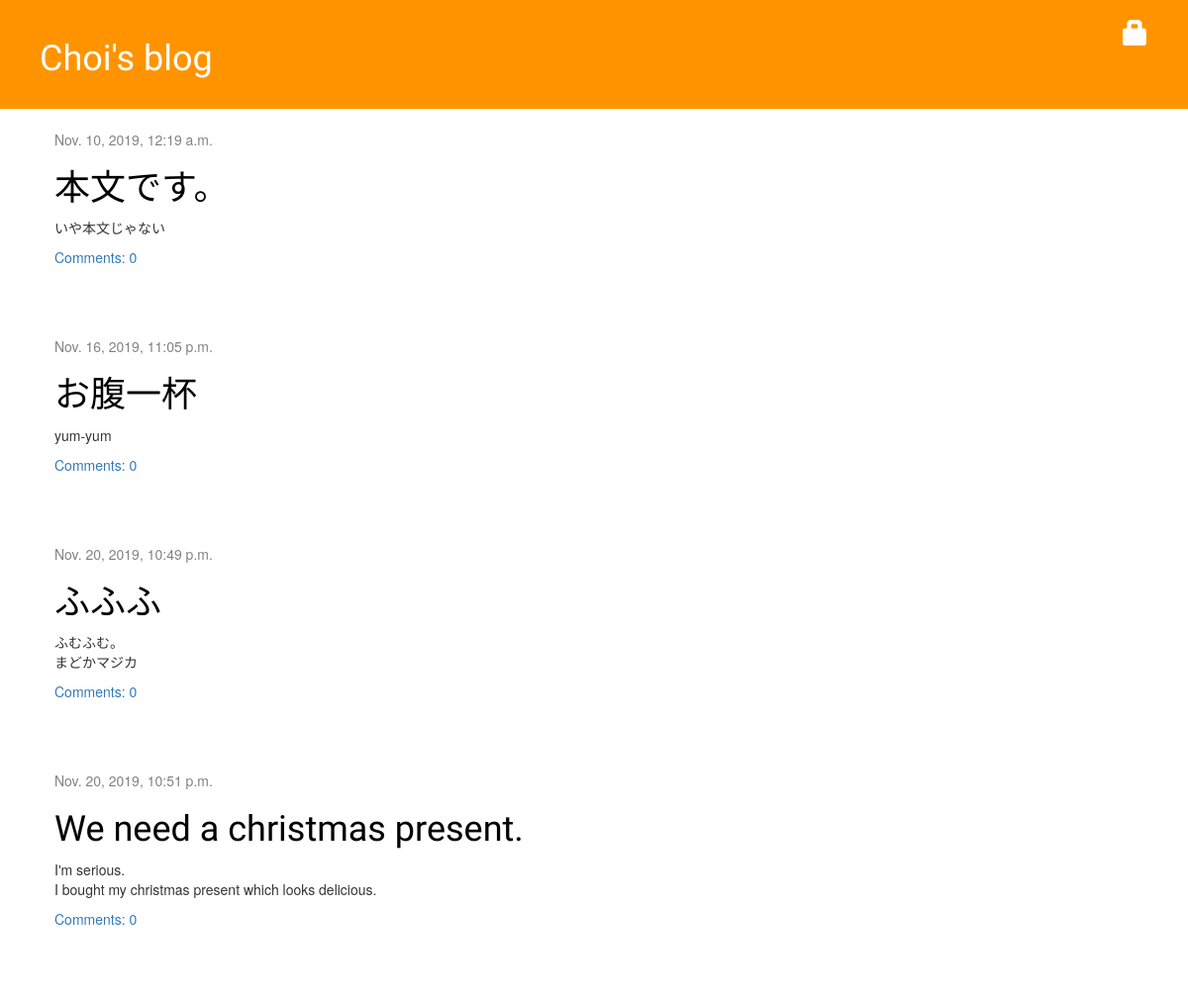
The app's page /, older data.
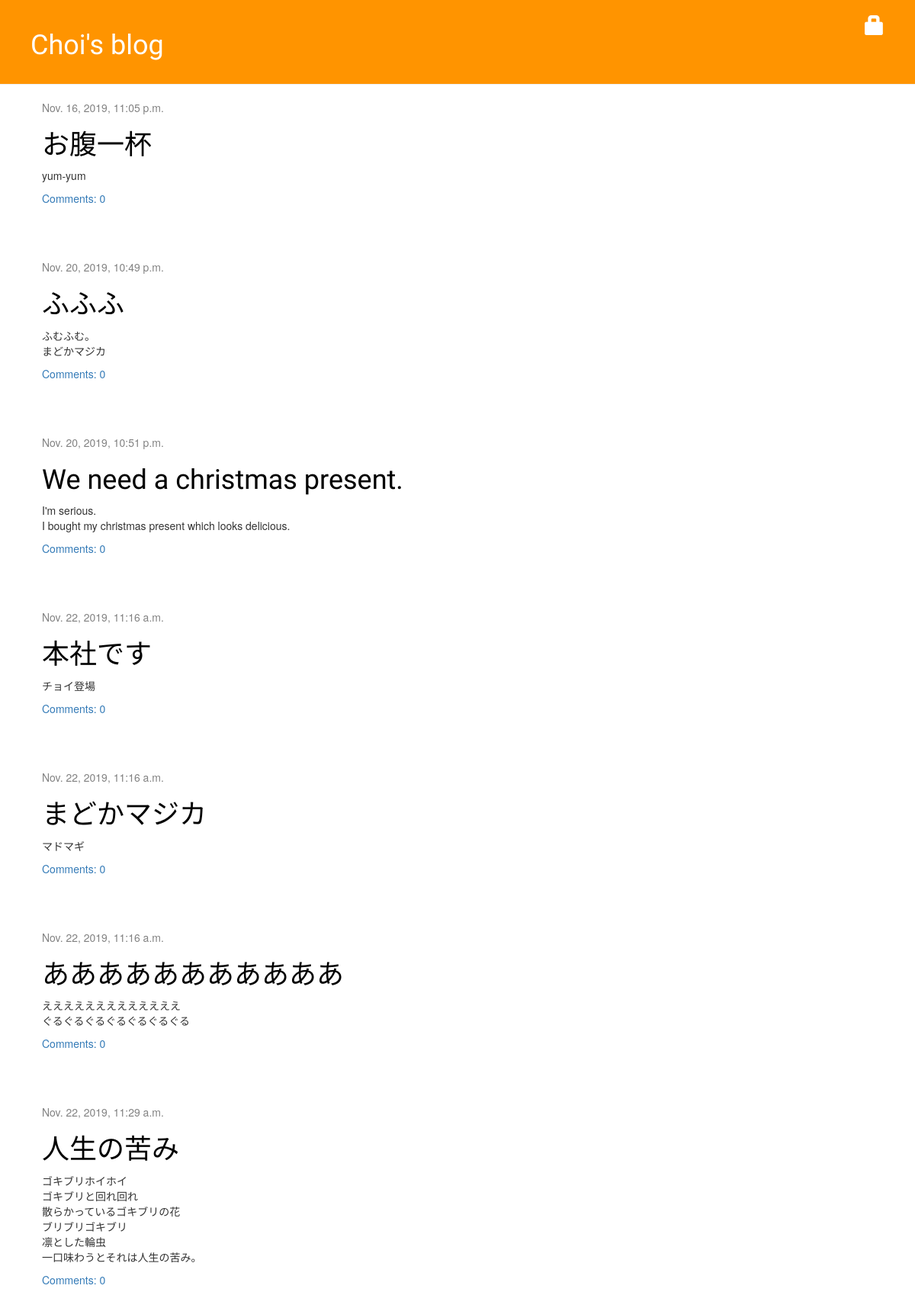
The same page, newer data.
### blog/models.py (models this page shows, shortened)
class Post(models.Model):
    author = models.ForeignKey(settings.AUTH_USER_MODEL, on_delete=models.CASCADE)
    title = models.CharField(max_length=200)
    text = models.TextField()
    created_date = models.DateTimeField(default=timezone.now)
    published_date = models.DateTimeField(blank=True, null=True)
    def approved_comments(self):
        return self.comments.filter(approved_comment=True)

### blog/views.py (the view)
# urls.py: path('', views.post_list, name='post_list'),
def post_list(request):
    posts = Post.objects.filter(published_date__lte=timezone.now()).order_by('published_date')
    return render(request, 'blog/post_list.html', {'posts':posts})

### blog/templates/blog/post_list.html
{% extends 'blog/base.html' %}
{% block content %}
    {% for post in posts %}
        <div class="post">
            <div class="date">
                {{ post.published_date }}
            </div>
            <h1><a href="{% url 'post_detail' pk=post.pk %}">{{ post.title }}</a></h1>
            <p>{{ post.text|linebreaksbr }}</p>
            <a href="{% url 'post_detail' pk=post.pk %}">Comments: {{ post.approved_comments.count }}</a>
        </div>
    {% endfor %}
{% endblock %}

### blog/templates/blog/base.html (shortened to what this page needs)
{% load static %}
<html>
    <head>
        <link rel="stylesheet" href="//maxcdn.bootstrapcdn.com/bootstrap/3.2.0/css/bootstrap.min.css">
        <link rel="stylesheet" href="//maxcdn.bootstrapcdn.com/bootstrap/3.2.0/css/bootstrap-theme.min.css">
        <link rel="stylesheet" href="{% static 'css/blog.css' %}">
    </head>
    <body>
        <div class="page-header">
            {% if user.is_authenticated %}
                <a href="{% url 'post_new' %}" class="top-menu"><span class="glyphicon glyphicon-plus"></span></a>
                <a href="{% url 'post_draft_list' %}" class="top-menu"><span class="glyphicon glyphicon-edit"></span></a>
                <p class="top-menu">Hello {{ user.username }}
                  <small>(<a href="{% url 'logout' %}?next=/">Logout</a>)</small>
                </p>
            {% else %}
                <a href="{% url 'login' %}" class="top-menu"><span class="glyphicon glyphicon-lock"></span></a>
            {% endif %}
            <h1><a href="/">Choi's blog</a></h1>
        </div>
        <div class="content container">
            <div class="row">
                <div class="col-md-8">
                    {% block content %}
                    {% endblock %}
                </div>
            </div>
        </div>
    </body>
</html>

### blog/static/css/blog.css (style rules this page uses)
.page-header { background-color: #ff9400; margin-top: 0; padding: 20px 20px 20px 40px; }
.page-header h1, .page-header h1 a, .page-header h1 a:visited, .page-header h1 a:active { color: #ffffff; font-size: 36px; text-decoration: none; }
.content { margin-left: 40px; }
h1, h2, h3, h4 { font-family: 'Lobster', cursive; }
.date { color: #828282; display: inline; }
.top-menu, .top-menu:hover, .top-menu:visited { color: #ffffff; float: right; font-size: 26px; margin-right: 20px; }
.post { margin-bottom: 70px; }
.post h1 a, .post h1 a:visited { color: #000000; }

Row changes from the older to the newer data that the page shows:
removed Post: published_date "Nov. 10, 2019, 12:19 a.m.", title "本文です。", text "いや本文じゃない", approved_comments.count "0"
added Post: published_date "Nov. 22, 2019, 11:16 a.m.", title "本社です", text "チョイ登場", approved_comments.count "0"
added Post: published_date "Nov. 22, 2019, 11:16 a.m.", title "まどかマジカ", text "マドマギ", approved_comments.count "0"
added Post: published_date "Nov. 22, 2019, 11:16 a.m.", title "あああああああああああ", text "えええええええええええええ ぐるぐるぐるぐるぐるぐるぐる", approved_comments.count "0"
added Post: published_date "Nov. 22, 2019, 11:29 a.m.", title "人生の苦み", text "ゴキブリホイホイ ゴキブリと回れ回れ 散らかっているゴキブリの花 ブリブリゴキブリ 凛とした輪虫 一口味わうとそれは人生の苦み。", approved_comments.count "0"
